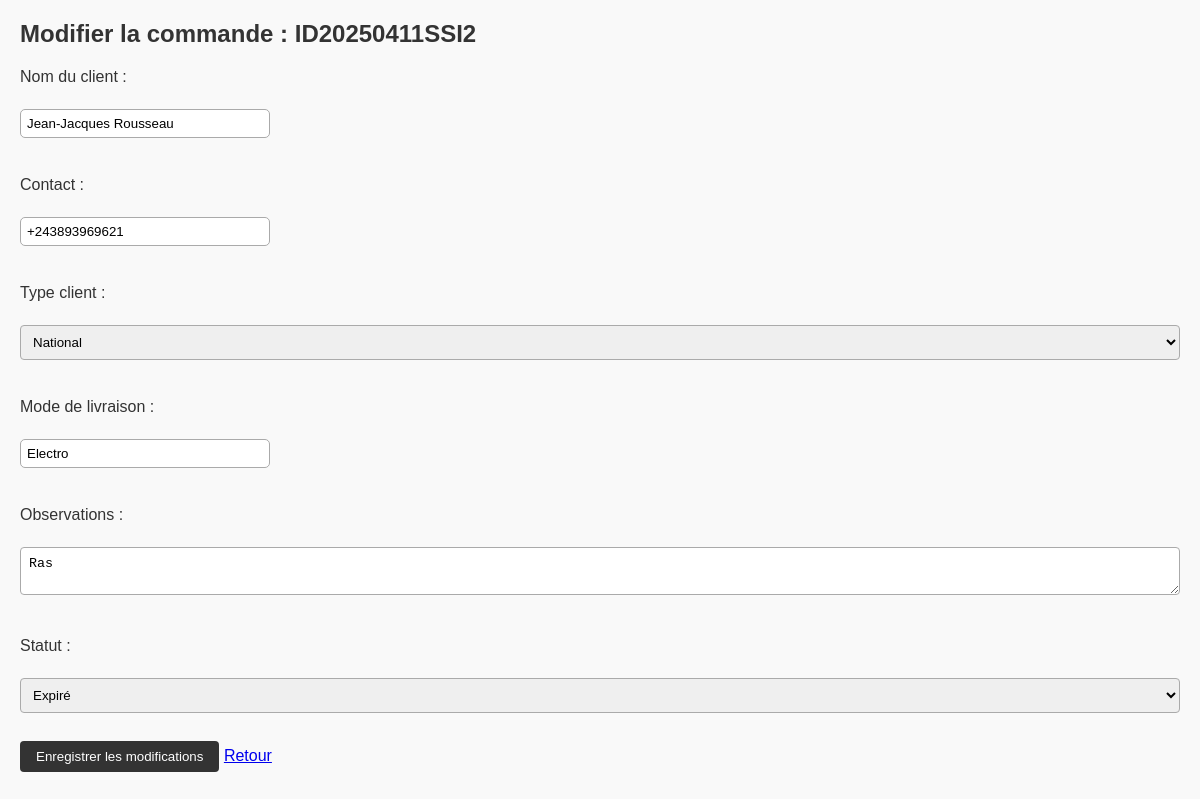
Page /commandes/modifier/7 on the earlier database version.
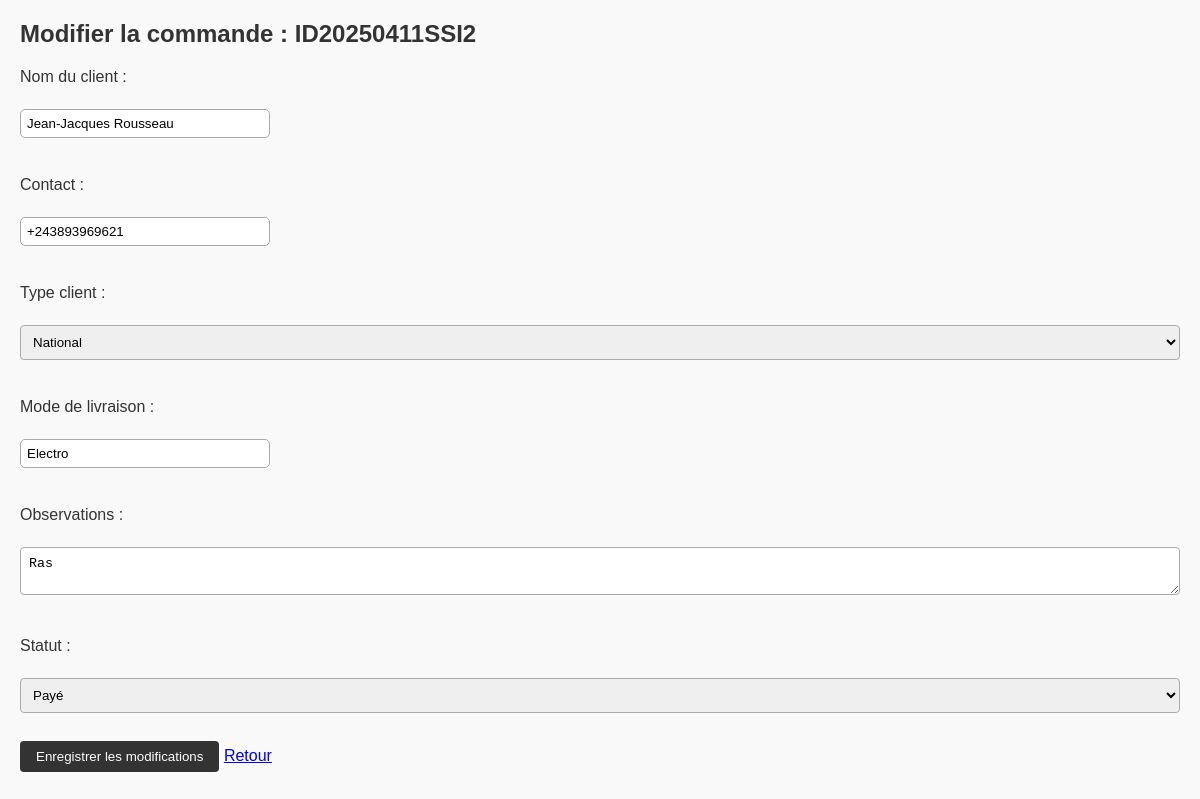
Same page on the later database version.
### tables this page shows
CREATE TABLE proformas (
            id INTEGER PRIMARY KEY AUTOINCREMENT,
            nom_client TEXT,
            contact TEXT,
            type_client TEXT,
            produits TEXT,
            montant_total REAL,
            mode_livraison TEXT,
            frais_livraison REAL,
            observations TEXT,
            date_commande TEXT,
            date_generation TEXT,
            date_expiration TEXT,
            statut TEXT,
            chemin_fichier TEXT
        , id_commande TEXT);

### routes/commandes_routes.py (the view, shortened to what this page needs)
@commandes_bp.route("/modifier/<int:proforma_id>", methods=["GET", "POST"])
def modifier_commande(proforma_id):
    conn = sqlite3.connect(DB_NAME)
    conn.row_factory = sqlite3.Row
    c = conn.cursor()
    c.execute("SELECT * FROM proformas WHERE id=?", (proforma_id,))
    proforma = c.fetchone()
    conn.close()
    if not proforma:
        return "Commande non trouvée", 404
    return render_template("modifier_commande.html", proforma=proforma)

### templates/modifier_commande.html (shortened to what this page needs)
<!DOCTYPE html>
<html lang="fr">
<head>
    <link rel="stylesheet" href="{{ url_for('static', filename='style.css') }}">
</head>
<body>
    <h2>Modifier la commande : {{ proforma['id_commande'] }}</h2>
    <form method="POST">
        <label>Nom du client :</label><br>
        <input type="text" name="nom_client" value="{{ proforma['nom_client'] }}"><br><br>
        <label>Contact :</label><br>
        <input type="text" name="contact" value="{{ proforma['contact'] }}"><br><br>
        <label>Type client :</label><br>
        <select name="type_client">
            <option value="National" {% if proforma['type_client'] == 'National' %}selected{% endif %}>National</option>
        </select><br><br>
        <label>Mode de livraison :</label><br>
        <input type="text" name="mode_livraison" value="{{ proforma['mode_livraison'] }}"><br><br>
        <label>Observations :</label><br>
        <textarea name="observations">{{ proforma['observations'] }}</textarea><br><br>
        <label>Statut :</label><br>
        <select name="statut">
            <option value="Payé" {% if proforma['statut'] == 'Payé' %}selected{% endif %}>Payé</option>
            <option value="Expiré" {% if proforma['statut'] == 'Expiré' %}selected{% endif %}>Expiré</option>
        </select><br><br>
        <button type="submit">Enregistrer les modifications</button>
        <a href="{{ url_for('commandes.liste_commandes') }}">Retour</a>
    </form>
</body>
</html>

Differences in the rows shown:
changed proformas "ID20250411SSI2": statut "Expiré" → "Payé"
